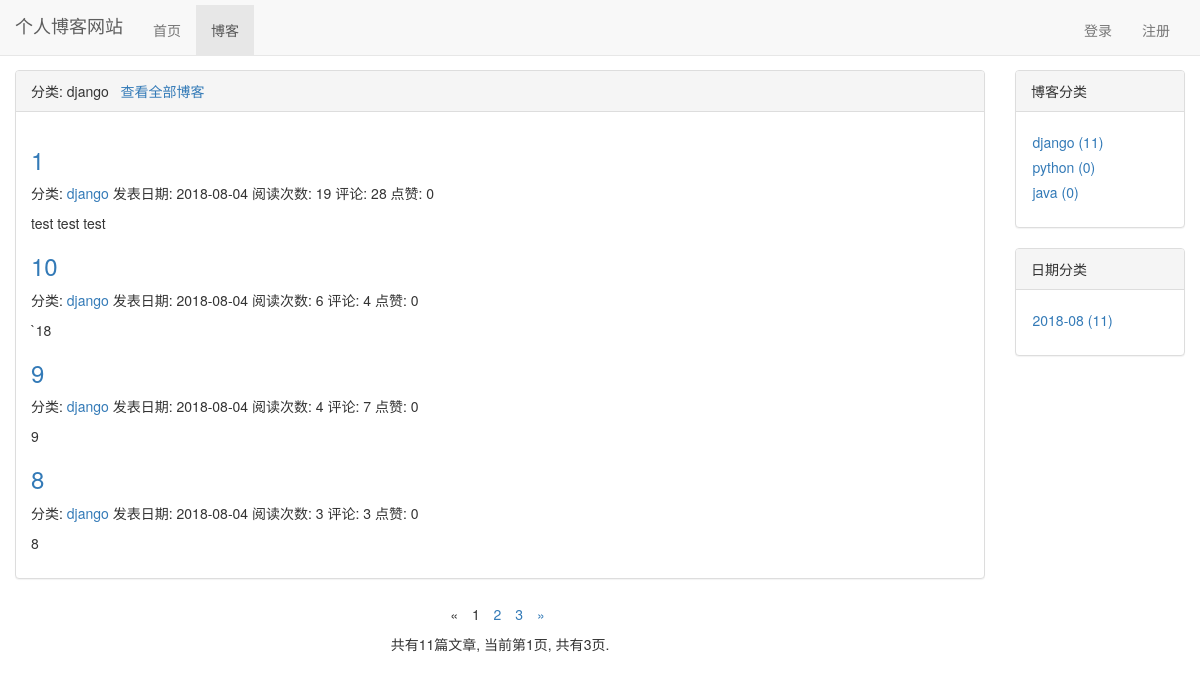
Screenshot of /blog/type/5 with the database file from the repository.
### blog/models.py (models this page shows, shortened)
class BlogType(models.Model):
    type_name = models.CharField(max_length=30)

class Blog(models.Model,ReadNumExpand):
    title = models.CharField(max_length=50)
    content = RichTextUploadingField()
    blog_type = models.ForeignKey(BlogType,on_delete=models.DO_NOTHING)
    author = models.ForeignKey(User,on_delete=models.DO_NOTHING)
    read_details = GenericRelation(ReadNumberByDay)
    create_time = models.DateTimeField(auto_now_add=True)
    last_update_time = models.DateTimeField(auto_now=True)
    class Meta:
        ordering=['-create_time']

### read_statistics/models.py (models this page shows)
class ReadNumber(models.Model):
    read_number = models.IntegerField(default=0)
    content_type = models.ForeignKey(ContentType,on_delete=models.DO_NOTHING)
    object_id = models.PositiveIntegerField()
    content_object = GenericForeignKey('content_type','object_id')

### likes/models.py (models this page shows)
class LikeCount(models.Model):
    content_type = models.ForeignKey(ContentType, on_delete=models.DO_NOTHING)
    object_id = models.PositiveIntegerField()
    content_object = GenericForeignKey('content_type', 'object_id')
    likeed_num = models.IntegerField(default=0)

### blog/views.py (the view)
# urls.py: path('type/<int:blog_with_type>',views.blog_with_type,name='blog_with_type'),
def blog_with_type(request,blog_with_type):
    blog_type = get_object_or_404(BlogType, id=blog_with_type)
    all_blogs = Blog.objects.filter(blog_type=blog_type)
    context=get_common_blogs_data(request,all_blogs)
    context['blog_type'] = blog_type
    return render(request,'blog_with_type.html', context)

### comment/templatetags/comment_tags.py (called while the page is built)
@register.simple_tag()
def get_comment_count(obj):
    content_type = ContentType.objects.get_for_model(obj)
    return Comment.objects.filter(content_type=content_type,object_id=obj.pk).count()

### likes/templatetags/like_count_tags.py (called while the page is built)
@register.simple_tag()
def get_liked_count(obj):
    content_type = ContentType.objects.get_for_model(obj)
    like_count,created = LikeCount.objects.get_or_create(content_type=content_type,object_id=obj.pk)
    return like_count.likeed_num

### myblog/context_processors.py (called while the page is built)
def login_modal_form(request):
    return {'login_modal_form':LoginForm()}

### read_statistics/models.py (called while the page is built)
    def get_read_number(self):
        ct = ContentType.objects.get_for_model(self)
        try:
            readnum = ReadNumber.objects.get(content_type=ct,object_id=self.pk).read_number
        except exceptions.ObjectDoesNotExist:
            readnum = 0
        return readnum

### blog/templates/blog_with_type.html (shortened to what this page needs)
{% extends 'blog_list.html' %}
{% block blog_list_title %}
    分类: {{ blog_type.type_name }}&nbsp;&nbsp;
    <a href="{% url 'blog_list' %}">查看全部博客</a>
{% endblock %}

### blog/templates/blog_list.html (shortened to what this page needs)
{% extends 'base.html' %}
{% load comment_tags %}
{% load like_count_tags %}
{% block nav_blog_active %}
    active
{% endblock %}
{% block content %}
    <div class="container-fluid">
        <div  class="row">
            <div class="col-xs-12 col-sm-10 col-md-9 col-lg-10">
                <div class="panel panel-default">
                    <div class="panel-heading">{% block blog_list_title %}博客列表{% endblock %}</div>
                    <div class="panel-body">
                        {% for blog in page_of_blogs.object_list %}
                            <div class="blog">
                                <a href="{% url 'blog_detail' blog.pk %}"><h3>{{ blog.title }}</h3></a>
                            <p class="blog-info">
                                分类: <a href="{% url 'blog_with_type' blog.blog_type.pk %}">{{ blog.blog_type.type_name }}</a>
                                发表日期: {{ blog.create_time|date:'Y-m-d' }}
                                阅读次数: {{ blog.get_read_number }}
                                评论: {% get_comment_count blog %}
                                点赞: {% get_liked_count blog %}
                            </p>
                            </div>
                        <p>{{ blog.content|striptags|truncatechars:30 }}</p>
                    {% empty %}
                        <div class="blog">
                            <p>暂无博客，敬请期待</p>
                        </div>
                    {% endfor %}
                    </div>
                </div>
                <div class="paginator" style="text-align: center">
                     <ul class="paginator list-inline">
                            <li>
                                {% if page_of_blogs.has_previous %}
                                    <a href="?page={{ page_of_blogs.previous_page_number }}" aria-label="Previous">
                                        <span aria-hidden="true">&laquo;</span>
                                    </a>
                                {% else %}
                                    <span aria-hidden="true">&laquo;</span>
                                {% endif %}
                            </li>
                            {% for number in page_list %}
                                {% if number == page_of_blogs.number %}
                                    <li class="active"><span>{{ number }}</span></li>
                                {% else %}
                                    {% if number ==  '...' %}
                                        <li><span>...</span></li>
                                    {% else %}
                                        <li><a href="?page={{ number }}">{{ number }}</a></li>
                                    {% endif %}
                                {% endif %}
                            {% endfor %}
                            <li>
                                {% if page_of_blogs.has_next %}
                                    <a href="?page={{ page_of_blogs.next_page_number }}" aria-label="Next">
                                        <span aria-hidden="true">&raquo;</span>
                                    </a>
                                {% else %}
                                    <span aria-hidden="true">&raquo;</span>
                                {% endif %}
                            </li>
                        </ul>
                        <p>
                            共有{{ page_of_blogs.paginator.count}}篇文章,
                            当前第{{ page_of_blogs.number}}页,
                            共有{{ p.num_pages }}页.
                        </p>
                </div>
            </div>
            <div class="hidden-xs col-sm-2 col-md-3 col-lg-2">
                <div class="panel panel-default">
                    <div class="panel-heading">博客分类</div>
                    <div class="panel-body">
                        <ul>
                            {% for blog_type in blog_types %}
                                <li>
                                    <a href="{% url 'blog_with_type' blog_type.pk %}">{{ blog_type.type_name }}&nbsp;({{ blog_type.blog_count }})</a>
                                </li>
                            {% empty %}
                                <li></li>
                            {% endfor %}
                        </ul>
                    </div>
                </div>
                <div class="panel panel-default">
                    <div class="panel-heading">日期分类</div>
                    <div class="panel-body">
                        <ul>
                            {% for blog_date,blog_count in blogs_date.items %}
                                <li>
                                    <a href="{% url 'blog_with_date' blog_date.year blog_date.month %}">
                                        {{ blog_date|date:'Y-m' }}&nbsp;({{ blog_count }})
                                    </a>
                                </li>
                            {% endfor %}
                        </ul>
                    </div>
                </div>
            </div>
        </div>
    </div>
{% endblock %}

### blog/static/base.css (style rules this page uses)
body { margin-top: 70px!important; }
ul { list-style-type: none; padding-left: 1.5px; }
li { margin-top: 5px; }

### rows the page displays
BlogType: type_name "django", blog_count "11"
Blog: title "1", blog_type.type_name "django", create_time "2018-08-04", get_read_number "19", id "28", id.likeed_num "0", content "test test test"
Blog: title "10", blog_type.type_name "django", create_time "2018-08-04", get_read_number "6", id "4", id.likeed_num "0", content "`18"
Blog: title "9", blog_type.type_name "django", create_time "2018-08-04", get_read_number "4", id "7", id.likeed_num "0", content "9"
Blog: title "8", blog_type.type_name "django", create_time "2018-08-04", get_read_number "3", id "3", id.likeed_num "0", content "8"
BlogType: type_name "python", blog_count "0"
BlogType: type_name "java", blog_count "0"

### other values shown
{{ number }} "1"
{{ number }} "2" "3"
{{ page_of_blogs.paginator.count }} "11"
{{ page_of_blogs.number }} "1"
{{ p.num_pages }} "3"
{{ blog_date|date:'Y-m' }} "2018-08"
{{ blog_count }} "11"
